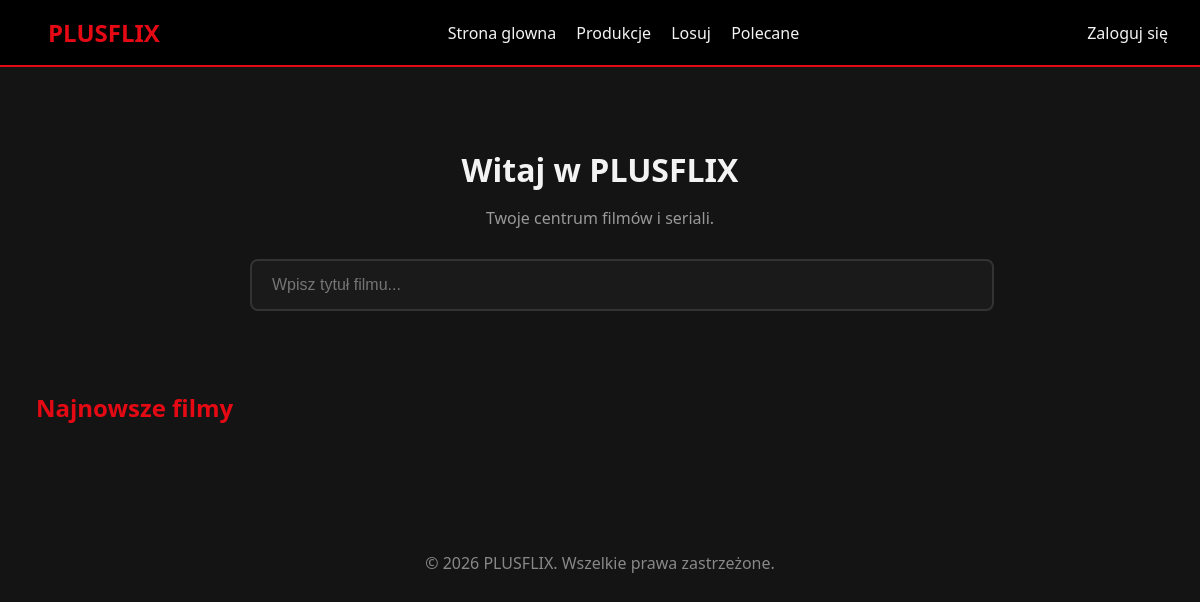
/, run on an earlier commit of the app's database.
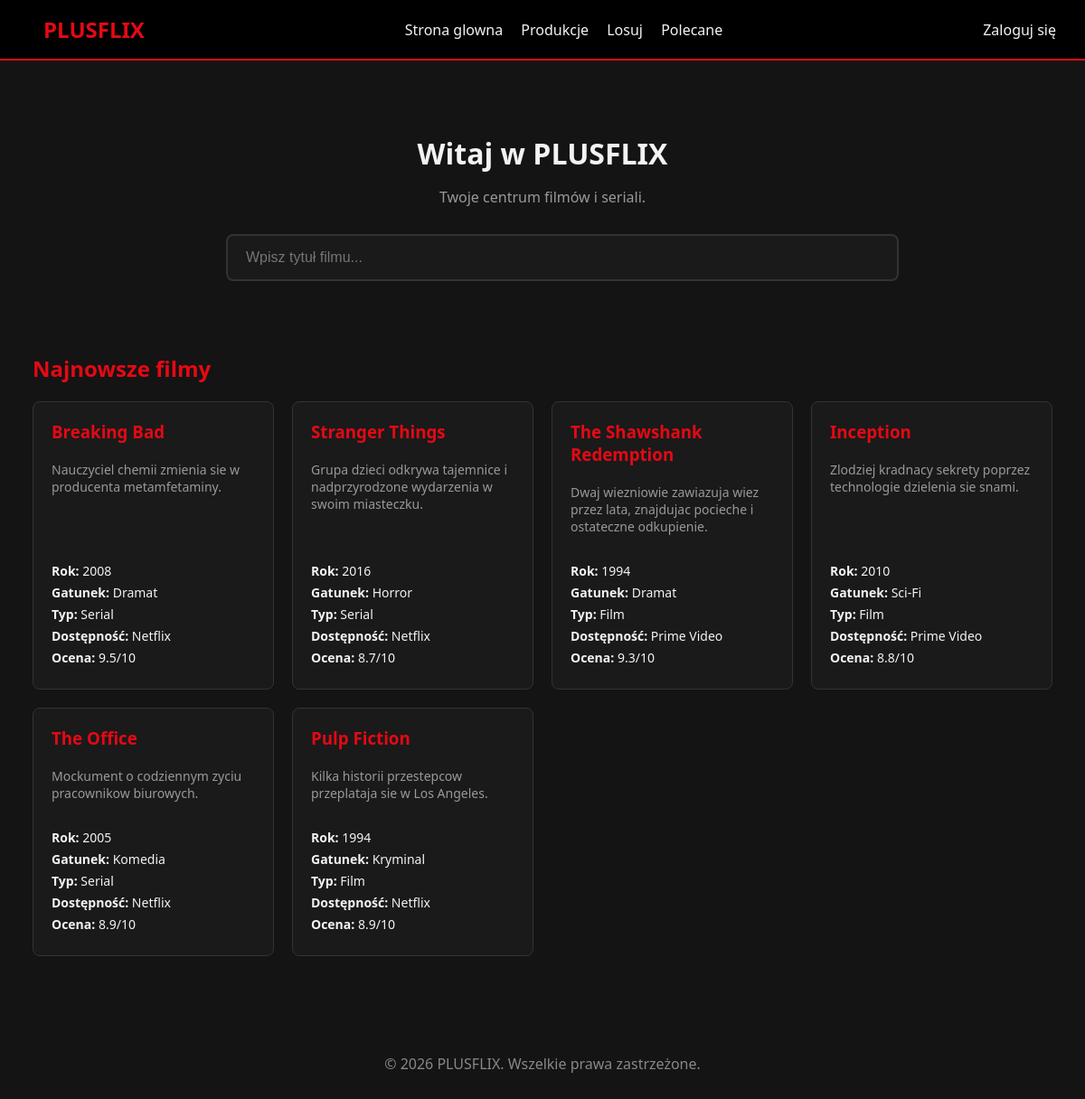
And on a later commit of the database.
### tables this page shows
CREATE TABLE IF NOT EXISTS productions (
    id INT AUTO_INCREMENT PRIMARY KEY,
    title VARCHAR(255) NOT NULL,
    type VARCHAR(50) NOT NULL,
    genre_id INT,
    description TEXT,
    streaming_platforms_id INT,
    year INT,
    rating DECIMAL(3,1),
    created_at TIMESTAMP DEFAULT CURRENT_TIMESTAMP,
    FOREIGN KEY (genre_id) REFERENCES genres(id),
    FOREIGN KEY (streaming_platforms_id) REFERENCES streaming_platforms(id)
    );

CREATE TABLE IF NOT EXISTS genres (
    id INT AUTO_INCREMENT PRIMARY KEY,
    name VARCHAR(100) NOT NULL UNIQUE
);

CREATE TABLE IF NOT EXISTS streaming_platforms (
    id INT AUTO_INCREMENT PRIMARY KEY,
    name VARCHAR(100) NOT NULL,
    price DECIMAL(10,2),
    offer TEXT
    );

### app/Controllers/Pages.php (called while the page is built, shortened)
<?php
class Pages extends Controller {
    public function index(): void {
        $movieModel = $this->model('Movie');
        $movies = $movieModel->getAllMovies();
        $data = [
            'title' => 'Witaj w PLUSFLIX',
            'description' => 'Twoje centrum filmów i seriali.',
            'movies' => $movies
        ];
        $this->view('pages/index', $data);
    }
}

### core/Router.php (called while the page is built, shortened)
<?php
class Router {
    protected string $currentMethod = 'index';
    public function __construct() {
        $url = $this->getUrl();
        $this->currentController = new $this->currentController;
        $this->params = $url ? array_values($url) : [];
        call_user_func_array([$this->currentController, $this->currentMethod], $this->params);
    }
    public function getUrl(): ?array {
        return null;
    }
}

### public/index.php (called while the page is built, shortened)
<?php
spl_autoload_register(function($className) {
    $className = str_replace('\\', '/', $className);
    $file = '../' . $className . '.php';
});
$init = new Router();

### core/Database.php (called while the page is built, shortened)
<?php
class Database {
    private string $host = DB_HOST;
    private string $user = DB_USER;
    private string $pass = DB_PASS;
    private string $dbname = DB_NAME;
    private ?PDO $dbh = null;
    private $stmt;
    public function __construct() {
        $dsn = 'mysql:host=' . $this->host . ';dbname=' . $this->dbname;
        $options = [
            PDO::ATTR_PERSISTENT => true,
            PDO::ATTR_ERRMODE => PDO::ERRMODE_EXCEPTION,
            PDO::ATTR_DEFAULT_FETCH_MODE => PDO::FETCH_OBJ
        ];
        try {
            $this->dbh = new PDO($dsn, $this->user, $this->pass, $options);
        } catch (PDOException $e) {
            $this->error = $e->getMessage();
            echo "Błąd połączenia: " . $this->error;
        }
    }
    public function query(string $sql): void {
        $this->stmt = $this->dbh->prepare($sql);
    }
    public function bind($param, $value, $type = null): void {
        if (is_null($type)) {
            $type = match (true) {
                is_int($value) => PDO::PARAM_INT,
                is_bool($value) => PDO::PARAM_BOOL,
                is_null($value) => PDO::PARAM_NULL,
                default => PDO::PARAM_STR,
            };
        }
        $this->stmt->bindValue($param, $value, $type);
    }
    public function execute(): bool {
        return $this->stmt->execute();
    }
    public function resultSet(): array {
        $this->execute();
        return $this->stmt->fetchAll();
    }
    public function single() {
        $this->execute();
        return $this->stmt->fetch();
    }
}

### app/Models/Movie.php (called while the page is built, shortened)
<?php
class Movie extends Model {
    public function getAllMovies() {
        $this->db->query('SELECT id FROM productions');
        $movies = $this->db->resultSet();
        foreach($movies as $movie) {
            $this->updateSingleMovieRating($movie->id);
        }
        $this->db->query('SELECT p.*, g.name as genre, sp.name as streaming_platforms FROM productions p LEFT JOIN genres g ON p.genre_id = g.id LEFT JOIN streaming_platforms sp ON p.streaming_platforms_id = sp.id ORDER BY p.created_at DESC');
        return $this->db->resultSet();
    }
    private function updateSingleMovieRating($id) {
        $this->db->query('SELECT AVG(rating) as avg_rating FROM ratings WHERE production_id = :production_id AND is_approved = 1');
        $this->db->bind(':production_id', $id);
        $row = $this->db->single();
        $avgRating = ($row && $row->avg_rating !== null) ? round($row->avg_rating, 1) : 0;
        $this->db->query('UPDATE productions SET rating = :rating WHERE id = :id');
        $this->db->bind(':rating', $avgRating);
        $this->db->bind(':id', $id);
        $this->db->execute();
    }
}

### core/Model.php (called while the page is built, shortened)
<?php
abstract class Model {
    public function __construct(Database $db) {
        $this->db = $db;
    }
}

### app/Views/pages/index.php (the view, shortened to what the changed rows need)
<div class="page-container">
    <h1 class="page-title"><?php echo isset($data['title']) ? $data['title'] : ''; ?></h1>
    <h2 class="section-title" id="latestMoviesTitle">Najnowsze filmy</h2>
    <?php if (!empty($data['movies'])): ?>
        <div class="movies-grid">
            <?php
            $count = 0;
            foreach($data['movies'] as $movie):
                if($count >= 6) break;
                $count++;
            ?>
                <a href="<?php echo URLROOT; ?>/pages/detail/<?php echo isset($movie->id) ? (int)$movie->id : 0; ?>" class="movie-card-link">
                    <div class="movie-card">
                        <h3 class="movie-title"><?php echo $movie->title; ?></h3>
                        <p class="movie-description"><?php echo $movie->description; ?></p>
                        <div class="movie-details">
                            <p><strong>Rok:</strong> <?php echo $movie->year; ?></p>
                            <p><strong>Gatunek:</strong> <?php echo $movie->genre; ?></p>
                            <p><strong>Typ:</strong> <?php echo $movie->type; ?></p>
                            <p><strong>Dostępność:</strong> <?php echo isset($movie->streaming_platforms) ? $movie->streaming_platforms : 'Brak danych'; ?></p>
                            <p><strong>Ocena:</strong> <?php echo ($movie->rating > 0) ? $movie->rating . '/10' : 'Brak ocen'; ?></p>
                        </div>
                    </div>
                </a>
            <?php endforeach; ?>
        </div>
    <?php endif; ?>
</div>

What changed in the data, as far as the page shows it:
added productions: title "Breaking Bad", description "Nauczyciel chemii zmienia sie w producenta metamfetaminy.", year "2008", genre.name "Dramat", type "Serial", streaming_platforms.name "Netflix", rating "9.5"
added productions: title "Stranger Things", description "Grupa dzieci odkrywa tajemnice i nadprzyrodzone wydarzenia w swoim miasteczku.", year "2016", genre.name "Horror", type "Serial", streaming_platforms.name "Netflix", rating "8.7"
added productions: title "The Shawshank Redemption", description "Dwaj wiezniowie zawiazuja wiez przez lata, znajdujac pocieche i ostateczne odkupienie.", year "1994", genre.name "Dramat", type "Film", streaming_platforms.name "Prime Video", rating "9.3"
added productions: title "Inception", description "Zlodziej kradnacy sekrety poprzez technologie dzielenia sie snami.", year "2010", genre.name "Sci-Fi", type "Film", streaming_platforms.name "Prime Video", rating "8.8"
added productions: title "The Office", description "Mockument o codziennym zyciu pracownikow biurowych.", year "2005", genre.name "Komedia", type "Serial", streaming_platforms.name "Netflix", rating "8.9"
added productions: title "Pulp Fiction", description "Kilka historii przestepcow przeplataja sie w Los Angeles.", year "1994", genre.name "Kryminal", type "Film", streaming_platforms.name "Netflix", rating "8.9"
